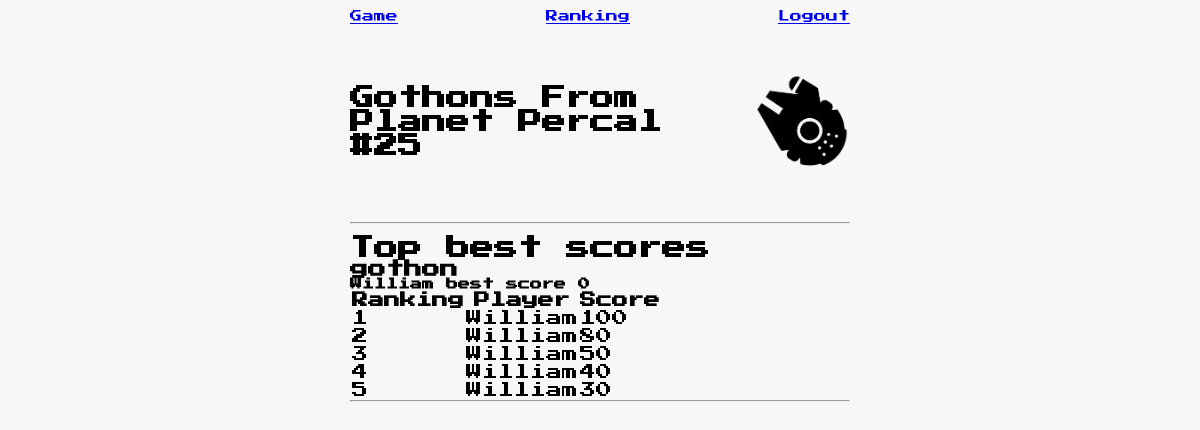
Page /ranking (signed in) on the committed database.
### gothonweb/models.py (models this page shows, shortened)
class User(UserMixin, db.Model):
    __tablename__ = 'user'
    id = db.Column(db.Integer, primary_key=True, autoincrement=True)
    username = db.Column(db.String(40), unique=True)
    password = db.Column(db.String(200), nullable=False)

class Ranking(db.Model):
    __tablename__ = 'ranking'
    id = db.Column(db.Integer, primary_key=True)
    score = db.Column(db.Integer, nullable=False, default=0)
    game = db.Column(db.String(40), nullable=False)
    timestamp = db.Column(db.DateTime, nullable=False, default=datetime.utcnow)
    user_id = db.Column(db.Integer, db.ForeignKey('user.id'), nullable=False)
    user = db.relationship('User', backref=db.backref('rankings', lazy=True))
    @classmethod
    def get_best_scores(cls, game, ntop):
        return Ranking.query.filter_by(game=game).order_by(Ranking.score.desc())[:ntop]
    @classmethod
    def get_best_user_score(cls, user_id, game):
        return Ranking.query.filter_by(game=game, user_id=user_id).order_by(Ranking.score.desc()).first()
    def __repr__(self):
        return f"Ranking('{self.id}', '{self.user_id}', '{self.game}', {self.score}, {self.timestamp})"

### gothonweb/routes.py (the view)
@app.route("/ranking", methods=['GET'])
def ranking():
    global_ranking = {}
    user_ranking = {}
    for game in available_games:
        best_five_scores = Ranking.get_best_scores(game, 5)
        if current_user:
            best_user_score = Ranking.get_best_user_score(current_user.username, game)
        global_ranking[game] = best_five_scores
        user_ranking[game] = best_user_score
    print(global_ranking)
    return render_template("ranking.html", global_ranking=global_ranking, user_ranking=user_ranking)

### gothonweb/routes.py (called while the page is built)
@login_manager.user_loader
def get_user(user_id):
    return User.query.get(user_id)

### gothonweb/templates/ranking.html (shortened to what this page needs)
{% extends "layout.html" %}
{% block content %}
<div class="ranking-container">
    <h1>Top best scores</h1>
    {% for game, rank in global_ranking.items() %}
            <h2>{{ game }}</h2>
            {% if current_user.is_authenticated %}
                <p style="font-weight:bold">{{ current_user.username|capitalize }} best score {% if user_ranking[game].score %}{{ user_ranking[game].score }}{% else %}0{% endif%}</p>
            {% endif %}
            <table>
                <tr>
                    <th>Ranking</th>
                    <th>Player</th>
                    <th>Score</th>
                </tr>
                {% for r in rank %}
                    <tr {% if r.user_id == current_user.name %}style="font-weight:bold"{% endif%}>
                        <td>{{ loop.index }}</td>
                        <td>{{ r.user.username }}</td>
                        <td>{{ r.score }}</td>
                    </tr>
                {% endfor %}
            </table>
        </div>
        <hr>
    {% endfor %}
</div>
{% endblock %}

### gothonweb/templates/layout.html (shortened to what this page needs)
<html>
    <head>
        <link rel="stylesheet" href="{{ url_for('static', filename='/css/global.css') }}">
    </head>
    <body>
        <div class="content">
            <div class="nav-bar">
                <a href="{{ url_for('home') }}">Game</a>
                <a href="{{ url_for('ranking') }}">Ranking</a>
                {% if current_user.is_authenticated %}
                    <a href="{{ url_for('logout') }}">Logout</a>
                {% else %}
                    <a href="{{ url_for('login') }}">Login</a>
                {% endif %}
            </div>
            <div class="header">
                <h1>Gothons From Planet Percal #25</h1>
                <img alt="Starship" src="{{ url_for('static', filename='/img/gothon_ship.png')}}"" height="100" width="100" />
            </div>
            <hr><br>
            <div class="content-body">
                {% block content %}{% endblock %}
            </div>
    </body>
</html>

### gothonweb/static/css/global.css (style rules this page uses)
* { margin: 0; padding: 0; outline: 0; box-sizing: border-box; }
body { font: 12px 'Press Start 2P', cursive; background: rgb(247, 247, 247); -webkit-font-smothing: antialiased; }
.content { width: 100%; max-width: 500px; margin: auto; }
.nav-bar { display: flex; flex-direction: row; margin-top: 10px; justify-content: space-between; }
.header { display: flex; height: 200px; margin: 0 auto; align-items: center; justify-content: space-between; }

### rows in the picture
User: username "William"
Ranking: user.username "William", score "100"
Ranking: user.username "William", score "80"
Ranking: user.username "William", score "50"
Ranking: user.username "William", score "40"
Ranking: user.username "William", score "30"

### other values in the picture
{{ game }} "gothon"
